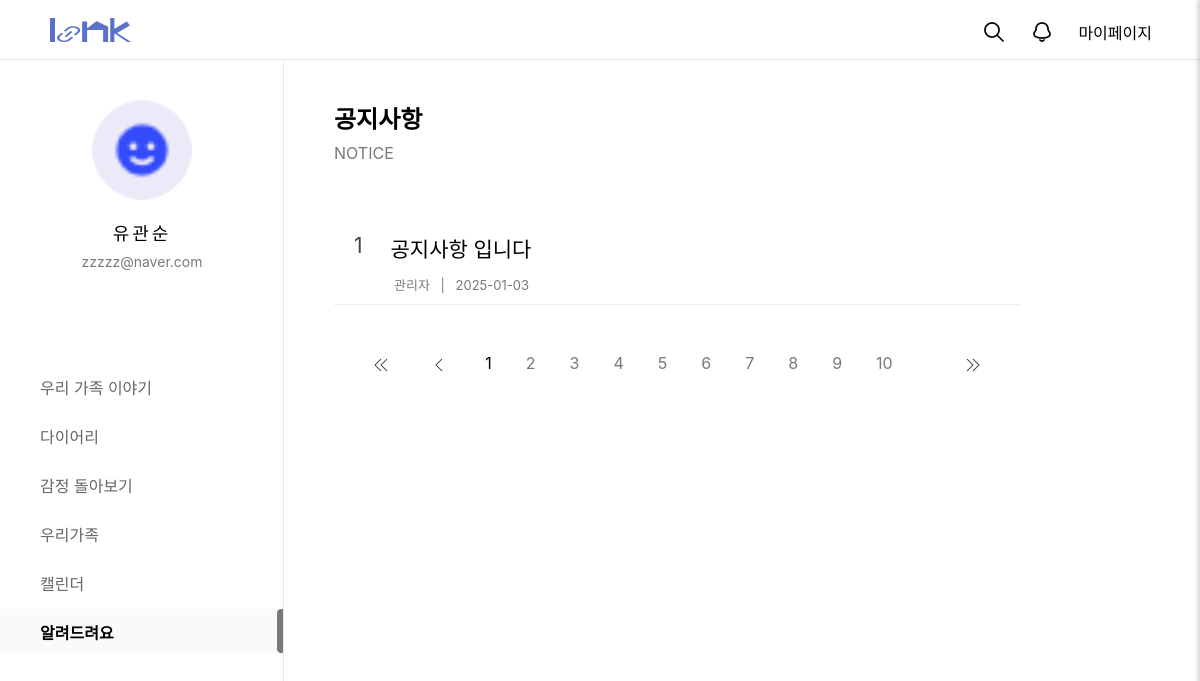
Screenshot of /customer/noticelist/ (signed in) with the database file from the repository.
### mypage/models.py (models this page shows, shortened)
class Img(models.Model):
  id = models.CharField(max_length=50, primary_key=True)  # 고유한 ID
  img = models.ImageField(upload_to='images/', null=True, blank=True, default='../static/images/calendar1/default_profile.png')  # 디폴트 이미지 설정

### loginpage/models.py (models this page shows, shortened)
class Member(models.Model):
  id = models.CharField(max_length=50,primary_key=True)
  pw = models.CharField(max_length=100)
  name = models.CharField(max_length=100)
  nicName = models.CharField(max_length=100,default='123')
  mail = models.EmailField(max_length=100)
  birthday = models.CharField(max_length=50)
  gender = models.CharField(max_length=10,choices=[('남자', '남자'), ('여자', '여자')])
  mdate = models.DateTimeField(auto_now=True)
  created_group = models.OneToOneField(
        'diary.GroupDiary',  # '앱이름.모델이름' 형식
        on_delete=models.SET_NULL,
        null=True,
        blank=True,
        related_name='creator'
    )
  joined_group = models.ForeignKey(
        'diary.GroupDiary',  # '앱이름.모델이름' 형식
        on_delete=models.SET_NULL,
        null=True,
        blank=True,
        related_name='members'
    )

### customer/models.py (models this page shows, shortened)
class NoticeBoard(models.Model):
  bno = models.AutoField(primary_key=True)
  member = models.ForeignKey(Administrator,on_delete=models.SET_NULL, null=True)
  btitle = models.CharField(max_length=1000)
  bcontent = models.TextField()
  bdate = models.DateTimeField(auto_now=True)
  bfile = models.ImageField(null=True, blank=True, upload_to='uploads/')
  bfile_thumbnail = models.ImageField(null=True, blank=True, upload_to='uploads/')
  userid = models.CharField(max_length=100,null=True, blank=True)
  bmail = models.CharField(max_length=100, null=True, blank=True)
  category = models.IntegerField(null=True, blank=False)
  status = models.CharField(max_length=50, null=True, blank=True)

### customer/views.py (the view)
# urls.py: path('noticelist/', views.noticelist, name="noticelist"),
def noticelist(request):
  mem = Member.objects.filter(id = request.session['session_id'])
  qb = Img.objects.filter(id=request.session['session_id']).first()
  qs = NoticeBoard.objects.filter(category=1, status='게시중').order_by('-bno')
  context = {'notice_list':qs, 'mem_info':mem[0], 'qb':qb,}
  return render(request, 'customer_notice_list.html', context)

### customer/templates/customer_notice_list.html (shortened to what this page needs)
{% extends 'main_navi_base.html' %}
{% load static %}
  {% block profill-block%}
  <div id="user_profile">
    <div id="pimg">
      <img src="{{ qb.img.url }}" alt="" />
    </div>
    <p id="uName" >{{mem_info.name}}</p>
    <p id="uEmail">{{mem_info.mail}}</p>
  </div>
		<nav id="menu">
			<ul>
				<a href="/main/index/"><li class="menu_item">우리 가족 이야기</li></a>
				<a href="/diary/diaryHome/"><li class="menu_item">다이어리</li></a>
				<a href="/emotion/main/"><li class="menu_item">감정 돌아보기</li></a>
				<a href="/family1/fam/"><li class="menu_item">우리가족</li></a>
				<a href="/calendar1/cal/"><li class="menu_item">캘린더</li></a>
				<a href="/customer/"><li class="menu_item active">알려드려요</li></a>
			</ul>
		</nav>
  {% endblock profill-block%}
  {% block container-block%}
  <div id="container">
    <div id="notice_title_area">
      <h2 id="noticeTit">공지사항</h2>
      <p id="noticeTit2">NOTICE</p>
    </div>
    <div id="notice_list_area">
      {% for notice in notice_list %}
      <div class="notice_list_group">
        <a href="/customer/noticeview/{{notice.bno}}/">
          <div class="notice_wrap_cont">
            <div class="tit_post">
              <div class="num_txt">{{forloop.revcounter}}</div>
              <div>{{notice.btitle}}</div>
            </div>
          </div>
          <dl class="list_post_info">
            <dd class="txt_g">
              <span>관리자</span><span class="space"> | </span>
              <span>{{notice.bdate|date:'Y-m-d'}}</span>
            </dd>
          </dl>
        </a>
      </div>
      {% endfor %}
    </div>
    <ul class="page_num">
      <li><a href="#"><img src="images/left_double.png" alt=""></a></li>
      <li><a href="#"><img src="images/left.png" alt=""></a></li>
      <li class="nowNum"><a href="#">1</a></li>
      <li><a href="#">2</a></li>
      <li><a href="#">3</a></li>
      <li><a href="#">4</a></li>
      <li><a href="#">5</a></li>
      <li><a href="#">6</a></li>
      <li><a href="#">7</a></li>
      <li><a href="#">8</a></li>
      <li><a href="#">9</a></li>
      <li><a href="#">10</a></li>
      <li><a href="#"><img src="images/right.png" alt=""></a></li>
      <li><a href="#"><img src="images/right_double.png" alt=""></a></li>
    </ul>
  </div>
  {% endblock container-block%}

### static/css/main_navi_base.css (style rules this page uses)
* { margin: 0; padding: 0; font-family: "Pretendard Variable", Pretendard, -apple-system, BlinkMacSystemFont, system-ui, Roboto, "Helvetica Neue", "Segoe UI", "Apple SD Gothic Neo", "Noto Sans KR", "Malgun Gothic", "Apple Color Emoji", "Segoe UI Emoji", "Segoe UI Symbol", sans-serif; }
a { text-decoration: none; color: inherit; cursor: pointer; }
ol, ul { list-style: none; }
#user_profile { width: 284px; height: 264px; text-align: center; }
#uName { font-size: 18px; font-weight: 500; letter-spacing: 3px; line-height: 21px; margin-top:23px }
#uEmail { font-size: 14px; font-weight: 400; line-height: 17px; color: #797979; margin-top:9px }
#pimg { width: 100px; height: 100px; border-radius: 100%; overflow: hidden; margin: 40px auto 0; }
#pimg img { width: 100%; height: 100%; object-fit: cover; }
#menu ul { list-style: none; padding-left: 0; margin-bottom: 220px; }
#menu ul li { height: 44px; padding: 11px 0 11px 40px; margin-bottom: 5px; box-sizing: border-box; transition: background-color 0.3s, color 0.3s; }
.menu_item { font-size: 16px; font-weight: 400; color: #666; }
.menu_item.active { font-size: 16px; font-weight: 600; color: #000; background-color: #FAFAFA; background-image: url(/static/images/home/menu_bar.png); background-repeat: no-repeat; background-position: right center; }

### static/css/customer/customer_service.css (style rules this page uses)
* { margin: 0; padding: 0; box-sizing: border-box; font-family: "Pretendard Variable", Pretendard, -apple-system, BlinkMacSystemFont, system-ui, Roboto, "Helvetica Neue", "Segoe UI", "Apple SD Gothic Neo", "Noto Sans KR", "Malgun Gothic", "Apple Color Emoji", "Segoe UI Emoji", "Segoe UI Symbol", sans-serif; }
a { text-decoration: none; }
body, html { height: 100%; }
#container { width: 100%; min-height: 100vh; padding: 100px 180px 300px 334px; }

### static/css/customer/customer_notice_view.css (style rules this page uses)
* { margin: 0; padding: 0; box-sizing: border-box; font-family: "Pretendard Variable", Pretendard, -apple-system, BlinkMacSystemFont, system-ui, Roboto, "Helvetica Neue", "Segoe UI", "Apple SD Gothic Neo", "Noto Sans KR", "Malgun Gothic", "Apple Color Emoji", "Segoe UI Emoji", "Segoe UI Symbol", sans-serif; }
a { text-decoration: none; }
body, html { height: 100%; }
#container { width: 100%; min-height: 100vh; padding: 100px 180px 300px 334px; }

### static/css/customer/customer_notice_list.css (style rules this page uses)
* { margin: 0; padding: 0; box-sizing: border-box; font-family: "Pretendard Variable", Pretendard, -apple-system, BlinkMacSystemFont, system-ui, Roboto, "Helvetica Neue", "Segoe UI", "Apple SD Gothic Neo", "Noto Sans KR", "Malgun Gothic", "Apple Color Emoji", "Segoe UI Emoji", "Segoe UI Symbol", sans-serif; }
a { text-decoration: none; color:inherit; }
body, html { height: 100%; }
#container { width: 100%; min-height: 100vh; padding: 60px 300px 0 300px; }
#notice_title_area { width:100%; margin-bottom: 50px; }
#noticeTit { font-weight:610; }
#noticeTit2 { font-size:16px; color:#797979; margin: 8px 0 30px 0; }
#notice_list_area { width:100%; margin-bottom: 40px; }
.notice_list_group { width:100%; height:92px; padding:20px; border-bottom:1px solid #EEEEEE; box-sizing:border-box; }
.notice_wrap_cont { width:100%; height:auto; }
.tit_post { display:flex; font-size:21px; font-weight:500; }
.num_txt { font-size:21px; font-weight:400; margin-right:10px; padding-right:18px; color: #444; }
.txt_g { font-size:13px; font-weight:400; color:#797979; padding-top:12px; padding-left:40px; }
.txt_g .space { margin:0 7px; }
.page_num { width:100%; height:38px; display:flex; justify-content:center; list-style-type:none; padding-bottom:113px; }
.page_num li { margin:0 5px; }
.page_num a { display:block; padding:8px 12px; text-decoration:none; color: #797979; border-radius: 4px; transition: background-color 0.3s; }
.page_num .nowNum a { color:black; }

### static/css/emotion/emotion.css (style rules this page uses)
* { margin: 0; padding: 0; box-sizing: border-box; font-family: "Pretendard Variable", Pretendard, -apple-system, BlinkMacSystemFont, system-ui, Roboto, "Helvetica Neue", "Segoe UI", "Apple SD Gothic Neo", "Noto Sans KR", "Malgun Gothic", "Apple Color Emoji", "Segoe UI Emoji", "Segoe UI Symbol", sans-serif; }
a { text-decoration: none; color: inherit; cursor: pointer; }
ol, ul { list-style: none; }
body, html { height: 100%; }
#container { width: 100%; min-height: 100vh; padding: 100px 100px 100px 334px; }

### rows the page displays
Img: img (picture)
Member: name "유관순", mail "zzzzz@naver.com"
NoticeBoard: btitle "공지사항 입니다", bdate "2025-01-03"
